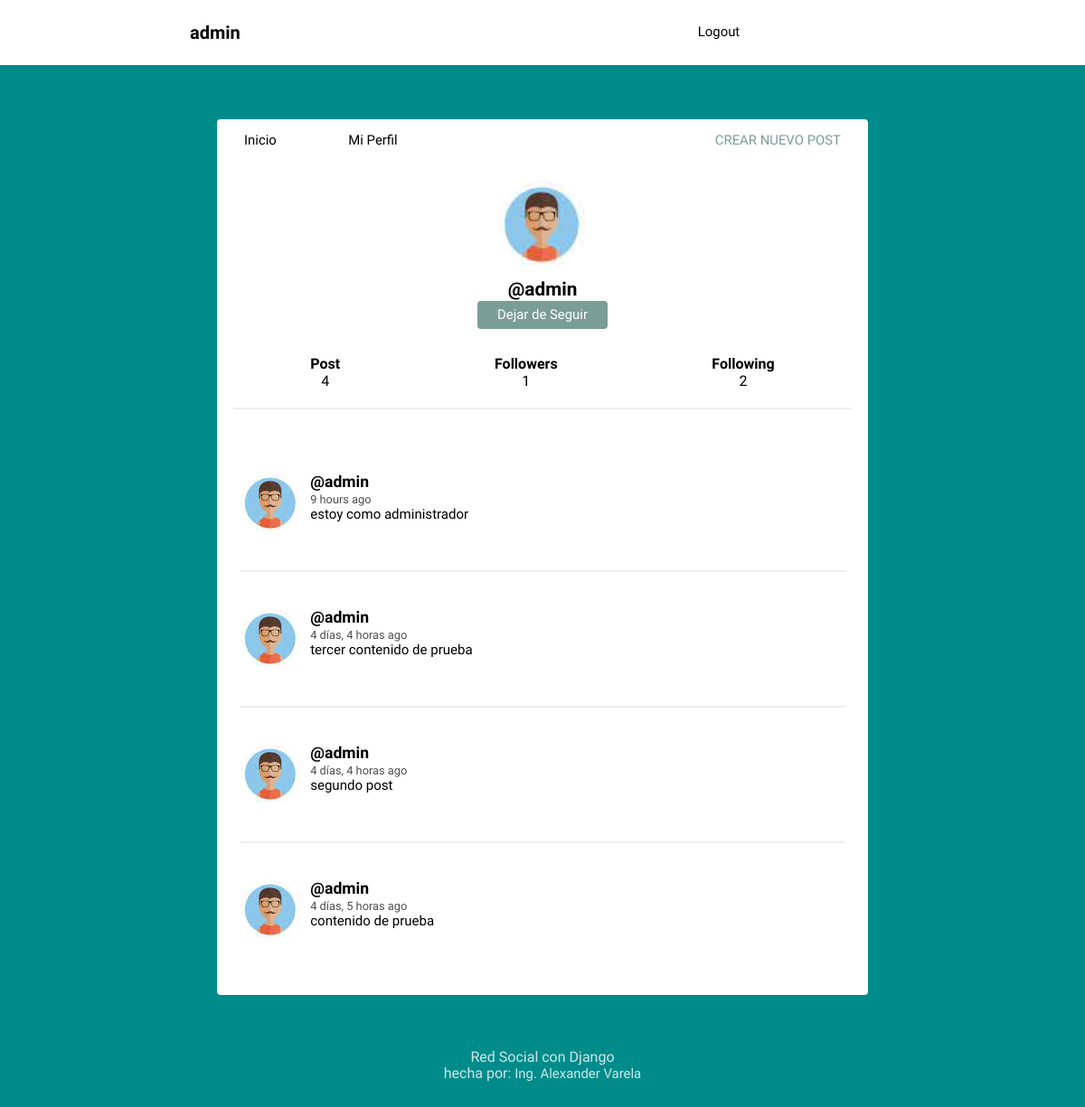
Screenshot of /profile/admin/ (signed in) with the database file from the repository.
### social/models.py (models this page shows, shortened)
class Perfil(models.Model):
    user = models.OneToOneField(User,on_delete=models.CASCADE)
    image = models.ImageField(default='batman.png')
    def following(self):
        user_ids=RelationsShip.objects.filter(from_user=self.user)\
                                .values_list('to_user_id',flat=True)
        return User.objects.filter(id__in=user_ids)
    def followers(self):
        user_ids=RelationsShip.objects.filter(to_user=self.user)\
                                .values_list('from_user_id',flat=True)
        return User.objects.filter(id__in=user_ids)

class Post(models.Model):
    user = models.ForeignKey(User, on_delete=models.CASCADE,related_name='posts')
    timestamp = models.DateTimeField(default=timezone.now)
    content = models.TextField()
    class Meta:
        ordering=['-timestamp']

### social/views.py (the view)
# urls.py: path('profile/',views.profile,name='profile'),
def profile(request, username=None):
    current_user = request.user
    if username and username != current_user.username:
        user=User.objects.get(username=username)
        posts = user.posts.all()
    else:
        posts = current_user.posts.all()
        user = current_user
    return render(request,'social/profile.html',{'user':user,'posts':posts})

### social/templates/social/profile.html
{% extends 'social/feed.html' %}
{% block content %}
<div class="profile">
	<img src="{{ user.perfil.image.url }}">
	<h2>@{{ user.username }}</h2>
	{% if request.user.is_authenticated %}
		{% if user.username != request.user.username %}
			{% if user not in request.user.perfil.following %}
					<button><a class="follow-button" href="{% url 'follow' user %}">Seguir</a></button>
			{% else %}
					<button><a class="follow-button" href="{% url 'unfollow' user %}">Dejar de Seguir</a></button>
			{% endif %}
		{% endif %}
	{% endif %}
</div>
<div class="follow">
	<div>
		<h5>Post</h5>
		<p>{{ user.posts.count }}</p>
	</div>
	<div>
		<h5>Followers</h5>
		<p>{{ user.perfil.followers.count }}</p>
	</div>
	<div>
		<h5>Following</h5>
		<p>{{ user.perfil.following.count }}</p>
	</div>
</div>
{{ block.super }}
{% endblock %}

### social/templates/social/feed.html (shortened to what this page needs)
{% extends 'social/layout.html' %}
{% load humanize %}
{% block content %}
{% for post in posts %}
<article>
    <div class="container-article">
        <img src="{{ post.user.perfil.image.url }}">
        <div>
            <h2 class="username"><a href="{% url 'profile' post.user.username %}">@{{ post.user.username }}</a></h2>
            <time data-time="#">{{post.timestamp|naturaltime}}</time>
            <div class="post">{{ post.content }}</div>
        </div>
    </div>
</article>
{% endfor %}
{% endblock %}

### social/templates/social/layout.html (shortened to what this page needs)
<!DOCTYPE html>
{% load static %}
<html>
<head>
	<link rel="stylesheet" type="text/css" href="{% static 'normalize.css' %}">
	<link rel="stylesheet" type="text/css" href="{% static 'style.css' %}">
</head>
<body>
	<header class="main-head">
		<nav class="main">
			{% if request.user.is_authenticated %}
			<h1 id="logo">{{user.username}}</h1>
			<ul>
					<li><a href="{% url 'logout' %}">Logout</a></li>
				{% else %}
					<li><a href="{% url 'register' %}">Register</a></li>
					<li><a href="{% url 'login' %}">Login</a></li>
				{% endif %}
			</ul>
		</nav>
	</header>
	<div class="main">
		<nav class="second-nav">
			<a class="feed" href="{% url 'feed' %}">Inicio</a>
			{% if request.user.is_authenticated %}
				<a class="profile" href="{% url 'profile' request.user.username %}">Mi Perfil</a>
				<a class="new" href="{% url 'post' %}">Crear nuevo post</a>
			{% endif %}
		</nav>
		{% block content %}
		{% endblock content %}
	</div>
	<footer>
		<div class="row">
			<p>Red Social con Django<br>hecha por: <a href="http://www.youtube.com/mundopython">Ing. Alexander Varela</a></p>
		</div>
	</footer>
</body>
</html>

### social/static/style.css (style rules this page uses)
* { margin: 0px; padding: 0px; }
body { background-color:darkcyan; font-size: 62.5%; font-family: 'Varela Round', Helvetica, Arial, serif; }
h5 { font-size: 1rem; margin-bottom: 0; }
p { font-size: 1rem; }
button { font-size: 1rem; color: white; padding: 0.4rem 1.4rem; border: none; background: #7A9D96; border-radius: 4px; cursor: pointer; }
img { object-fit: cover; }
.main-head { background: white; color: black; }
nav.main { min-height: 7vh; display: flex; width: 65%; margin: auto; align-items: center; padding: 0.5rem; }
nav.main ul { display: flex; flex: 1 1 40rem; justify-content: space-around; align-items: center; list-style: none; }
#logo { flex: 2 1 40rem; }
a { font-size: .93rem; text-decoration: none; color: black; }
.main { background: white; width: 60%; margin: 5% auto; border-radius: 4px; padding-bottom: 20px; }
.second-nav { display: flex; padding: 15px 30px; }
.second-nav .feed { flex: 1 1 30px; }
.second-nav .profile { flex: 1 1 30px; }
.second-nav .new { flex: 6 1 5rem; text-align: right; text-transform: uppercase; color: #7A9D96; }
article { width: 93%; margin: auto; padding: 40px 0; border-bottom: 2px solid #ECEEEF; }
.username { margin-bottom: .2rem; }
.username a { font-size: 1.1rem; }
.container-article { display: flex; }
.container-article img { height: 68px; width: 68px; margin-right: 10px; border-radius: 50%; }
article:last-child { border-bottom: 0; }
time { font-size: .8rem; opacity: .7; }
.post { font-size: .94rem; }
.profile { display: flex; align-items: center; flex-direction: column; }
.profile img { height: 100px; width: 100px; margin-right: 10px; border-radius: 50%; margin: 20px; }
.profile h2 { margin-top: -10px; font-size: 1.3rem; }
.follow { display: flex; width: 95%; justify-content: space-around; margin: 30px auto; text-align: center; border-bottom: 2px solid #ECEEEF; padding-bottom: 20px; }
footer { color: white; text-align: center; font-size: .875em; margin: 40px 0; }
footer p { opacity: .8; }
footer p a { color: white; }
.follow-button { color: white; }

### rows the page displays
Post: user.perfil.image (picture), user.username "admin", timestamp "9 hours ago", content "estoy como administrador"
Post: user.perfil.image (picture), user.username "admin", timestamp "4 días, 4 horas ago", content "tercer contenido de prueba"
Post: user.perfil.image (picture), user.username "admin", timestamp "4 días, 4 horas ago", content "segundo post"
Post: user.perfil.image (picture), user.username "admin", timestamp "4 días, 5 horas ago", content "contenido de prueba"

### other values shown
{{ user.username }} "admin"
{{ user.posts.count }} "4"
{{ user.perfil.followers.count }} "1"
{{ user.perfil.following.count }} "2"
